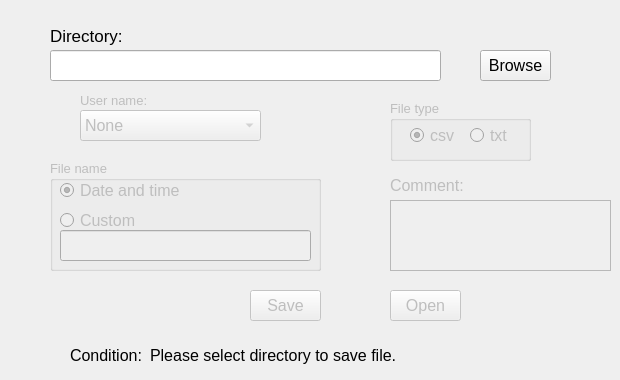
              <widget class="QWidget" name="tab_15">
               <attribute name="title">
                <string>Other</string>
               </attribute>
               <widget class="QLabel" name="label_27">
                <property name="geometry">
                 <rect>
                  <x>50</x>
                  <y>20</y>
                  <width>171</width>
                  <height>31</height>
                 </rect>
                </property>
                <property name="font">
                 <font>
                  <pointsize>13</pointsize>
                 </font>
                </property>
                <property name="text">
                 <string>Directory:</string>
                </property>
               </widget>
               <widget class="QLineEdit" name="lineEdit_directory_O_keithley">
                <property name="geometry">
                 <rect>
                  <x>50</x>
                  <y>50</y>
                  <width>391</width>
                  <height>31</height>
                 </rect>
                </property>
                <property name="font">
                 <font>
                  <pointsize>12</pointsize>
                 </font>
                </property>
                <property name="text">
                 <string/>
                </property>
               </widget>
               <widget class="QPushButton" name="pushButton_browse_save_O_keithley">
                <property name="geometry">
                 <rect>
                  <x>480</x>
                  <y>50</y>
                  <width>71</width>
                  <height>31</height>
                 </rect>
                </property>
                <property name="font">
                 <font>
                  <pointsize>12</pointsize>
                 </font>
                </property>
                <property name="text">
                 <string>Browse</string>
                </property>
               </widget>
               <widget class="QGroupBox" name="groupBox_File_Type_O_keithley">
                <property name="enabled">
                 <bool>false</bool>
                </property>
                <property name="geometry">
                 <rect>
                  <x>390</x>
                  <y>100</y>
                  <width>141</width>
                  <height>61</height>
                 </rect>
                </property>
                <property name="font">
                 <font>
                  <pointsize>10</pointsize>
                 </font>
                </property>
                <property name="title">
                 <string>File type</string>
                </property>
                <widget class="QRadioButton" name="radioButton_csv_O_keithley">
                 <property name="geometry">
                  <rect>
                   <x>20</x>
                   <y>20</y>
                   <width>61</width>
                   <height>31</height>
                  </rect>
                 </property>
                 <property name="font">
                  <font>
                   <pointsize>12</pointsize>
                  </font>
                 </property>
                 <property name="acceptDrops">
                  <bool>false</bool>
                 </property>
                 <property name="autoFillBackground">
                  <bool>false</bool>
                 </property>
                 <property name="text">
                  <string>csv</string>
                 </property>
                 <property name="checked">
                  <bool>true</bool>
                 </property>
                </widget>
                <widget class="QRadioButton" name="radioButton_txt_O_keithley">
                 <property name="geometry">
                  <rect>
                   <x>80</x>
                   <y>20</y>
                   <width>61</width>
                   <height>31</height>
                  </rect>
                 </property>
                 <property name="font">
                  <font>
                   <pointsize>12</pointsize>
                  </font>
                 </property>
                 <property name="text">
                  <string>txt</string>
                 </property>
                </widget>
               </widget>
               <widget class="QGroupBox" name="groupBox_Filename_O_keithley">
                <property name="enabled">
                 <bool>false</bool>
                </property>
                <property name="geometry">
                 <rect>
                  <x>50</x>
                  <y>160</y>
                  <width>271</width>
                  <height>111</height>
                 </rect>
                </property>
                <property name="font">
                 <font>
                  <pointsize>10</pointsize>
                 </font>
                </property>
                <property name="title">
                 <string>File name</string>
                </property>
                <widget class="QRadioButton" name="radioButton_Timename_O_keithley">
                 <property name="geometry">
                  <rect>
                   <x>10</x>
                   <y>20</y>
                   <width>151</width>
                   <height>21</height>
                  </rect>
                 </property>
                 <property name="font">
                  <font>
                   <pointsize>12</pointsize>
                  </font>
                 </property>
                 <property name="text">
                  <string>Date and time</string>
                 </property>
                 <property name="checked">
                  <bool>true</bool>
                 </property>
                </widget>
                <widget class="QRadioButton" name="radioButton_Custom_Name_O_keithley">
                 <property name="geometry">
                  <rect>
                   <x>10</x>
                   <y>50</y>
                   <width>121</width>
                   <height>21</height>
                  </rect>
                 </property>
                 <property name="font">
                  <font>
                   <pointsize>12</pointsize>
                  </font>
                 </property>
                 <property name="text">
                  <string>Custom</string>
                 </property>
                </widget>
                <widget class="QLineEdit" name="lineEdit_Custom_Name_O_keithley">
                 <property name="enabled">
                  <bool>false</bool>
                 </property>
                 <property name="geometry">
                  <rect>
                   <x>10</x>
                   <y>70</y>
                   <width>251</width>
                   <height>31</height>
                  </rect>
                 </property>
                 <property name="font">
                  <font>
                   <pointsize>12</pointsize>
                  </font>
                 </property>
                </widget>
               </widget>
               <widget class="QLabel" name="label_comment_O_keithley">
                <property name="enabled">
                 <bool>false</bool>
                </property>
                <property name="geometry">
                 <rect>
                  <x>390</x>
                  <y>170</y>
                  <width>91</width>
                  <height>31</height>
                 </rect>
                </property>
                <property name="font">
                 <font>
                  <pointsize>12</pointsize>
                 </font>
                </property>
                <property name="text">
                 <string>Comment:</string>
                </property>
               </widget>
               <widget class="QTextEdit" name="textEdit_comment_O_keithley">
                <property name="enabled">
                 <bool>false</bool>
                </property>
                <property name="geometry">
                 <rect>
                  <x>390</x>
                  <y>200</y>
                  <width>221</width>
                  <height>71</height>
                 </rect>
                </property>
               </widget>
               <widget class="QPushButton" name="pushButton_Save_O_keithley">
                <property name="enabled">
                 <bool>false</bool>
                </property>
                <property name="geometry">
                 <rect>
                  <x>250</x>
                  <y>290</y>
                  <width>71</width>
                  <height>31</height>
                 </rect>
                </property>
                <property name="font">
                 <font>
                  <pointsize>12</pointsize>
                 </font>
                </property>
                <property name="text">
                 <string>Save</string>
                </property>
               </widget>
               <widget class="QPushButton" name="pushButton_Open_O_keithley">
                <property name="enabled">
                 <bool>false</bool>
                </property>
                <property name="geometry">
                 <rect>
                  <x>390</x>
                  <y>290</y>
                  <width>71</width>
                  <height>31</height>
                 </rect>
                </property>
                <property name="font">
                 <font>
                  <pointsize>12</pointsize>
                 </font>
                </property>
                <property name="text">
                 <string>Open</string>
                </property>
               </widget>
               <widget class="QLabel" name="label_condition_O_keithley">
                <property name="geometry">
                 <rect>
                  <x>150</x>
                  <y>340</y>
                  <width>441</width>
                  <height>31</height>
                 </rect>
                </property>
                <property name="font">
                 <font>
                  <pointsize>12</pointsize>
                 </font>
                </property>
                <property name="text">
                 <string>Please select directory to save file.</string>
                </property>
               </widget>
               <widget class="QLabel" name="label_18">
                <property name="geometry">
                 <rect>
                  <x>70</x>
                  <y>340</y>
                  <width>81</width>
                  <height>31</height>
                 </rect>
                </property>
                <property name="font">
                 <font>
                  <pointsize>12</pointsize>
                 </font>
                </property>
                <property name="text">
                 <string>Condition:</string>
                </property>
               </widget>
               <widget class="QLabel" name="label_username_O_keithley">
                <property name="enabled">
                 <bool>false</bool>
                </property>
                <property name="geometry">
                 <rect>
                  <x>80</x>
                  <y>90</y>
                  <width>121</width>
                  <height>21</height>
                 </rect>
                </property>
                <property name="font">
                 <font>
                  <pointsize>10</pointsize>
                 </font>
                </property>
                <property name="text">
                 <string>User name:</string>
                </property>
               </widget>
               <widget class="QComboBox" name="comboBox_Name_Folder_O_keithley">
                <property name="enabled">
                 <bool>false</bool>
                </property>
                <property name="geometry">
                 <rect>
                  <x>80</x>
                  <y>110</y>
                  <width>181</width>
                  <height>31</height>
                 </rect>
                </property>
                <property name="font">
                 <font>
                  <pointsize>12</pointsize>
                 </font>
                </property>
                <item>
                 <property name="text">
                  <string>None</string>
                 </property>
                </item>
                <item>
                 <property name="text">
                  <string>Horimbere</string>
                 </property>
                </item>
                <item>
                 <property name="text">
                  <string>Sell</string>
                 </property>
                </item>
                <item>
                 <property name="text">
                  <string>Snyder</string>
                 </property>
                </item>
                <item>
                 <property name="text">
                  <string>Tran</string>
                 </property>
                </item>
                <item>
                 <property name="text">
                  <string>Vannucci</string>
                 </property>
                </item>
                <item>
                 <property name="text">
                  <string>Wang</string>
                 </property>
                </item>
                <item>
                 <property name="text">
                  <string>Williams</string>
                 </property>
                </item>
               </widget>
              </widget>
